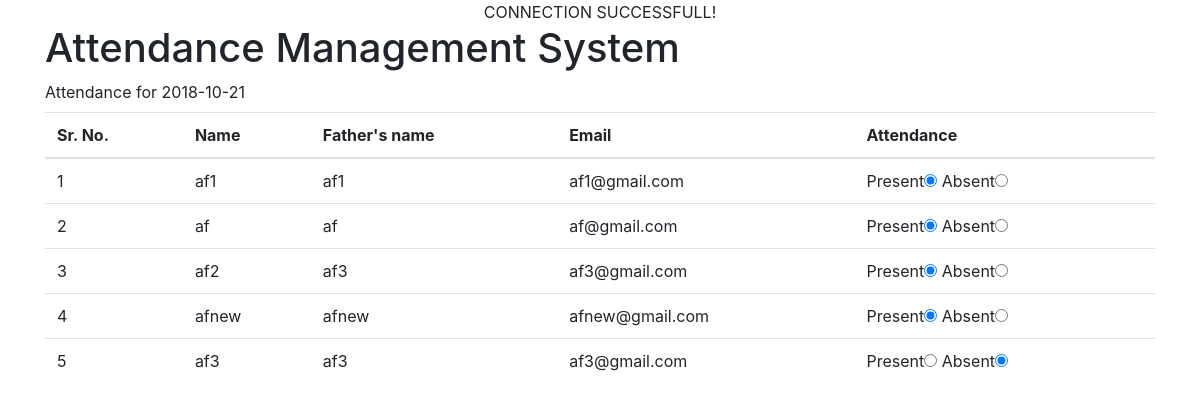
Screenshot of /viewp_af.php?date=2018-10-21 with the database file from the repository.
### tables this page shows
CREATE TABLE IF NOT EXISTS `af` (
  `att_id` int(11) NOT NULL AUTO_INCREMENT,
  `value` varchar(250) DEFAULT NULL,
  `emp_id` varchar(250) DEFAULT NULL,
  `date` date DEFAULT NULL,
  PRIMARY KEY (`att_id`)
);

CREATE TABLE IF NOT EXISTS `std_af` (
  `emp_id` int(2) NOT NULL AUTO_INCREMENT,
  `name` varchar(250) NOT NULL,
  `fname` varchar(250) NOT NULL,
  `email` varchar(100) NOT NULL,
  PRIMARY KEY (`emp_id`)
);

### viewp_af.php (the view, shortened to what this page needs)
<?php include_once("connection.php"); ?>
<!DOCTYPE html>
<html>
<head>
<link rel="stylesheet" href="https://maxcdn.bootstrapcdn.com/bootstrap/4.1.3/css/bootstrap.min.css">
</head>
<body>
<div class="panel panel-default container">
<div class="panel-heading">
    <h1 style="text-align: canter;">Attendance Management System</h1>
</div>
<div class="panel-body">
<form method="post">
<table class="table">
	<thead>
	<tr>
	<th>Sr. No.</th>
	<th>Name</th>
	<th>Father's name</th>
	<th>Email</th>
	<th>Attendance</th>
	</tr>
	</thead>
	<?php
	if($_GET['date']){
		$date=$_GET['date'];
	$query="select std_af.*,af.* from af
	inner join std_af on af.emp_id=std_af.emp_id and
	af.date='$date'";
	$result=$link->query($query);
	if($result->num_rows>0){
		$i=0;
	while($val=$result->fetch_assoc()){
		$i++;
	?>
	<tr>
	<td><?php echo $i; ?></td>
	<td><?php echo $val['name']; ?></td>
	<td><?php echo $val['fname']; ?></td>
	<td><?php echo $val['email']; ?></td>
	<td>
	Present<input type="radio" value="Present" <?php
	if($val['value']=='Present')
		echo "checked";
	?>
	>
	Absent<input type="radio" value="Absent" <?php
	if($val['value']=='Absent')
		echo "checked";
	?>
	>
	</td>
	</tr>
	<?php }} } ?>
	</div>

### rows the page displays
af: std_af.name "af1", std_af.fname "af1", std_af.email "af1@gmail.com", value "☑"
af: std_af.name "af", std_af.fname "af", std_af.email "af@gmail.com", value "☑"
af: std_af.name "af2", std_af.fname "af3", std_af.email "af3@gmail.com", value "☑"
af: std_af.name "afnew", std_af.fname "afnew", std_af.email "afnew@gmail.com", value "☑"
af: std_af.name "af3", std_af.fname "af3", std_af.email "af3@gmail.com", value "☑"
